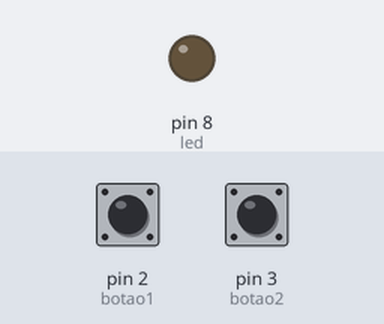
Bench run of a sketch on a simulated Arduino Uno, built with avr-gcc and run on an emulated ATmega328P. On the bench: output pins drawn as LEDs (lit = HIGH). Inputs (shaded band) come from the test bench; at power-on: pin 2 (botao1) HIGH, pin 3 (botao2) HIGH.

Above: at 1.2 s.
1.3 s: pin 2 (botao1) pulled LOW for 0.15 s
At 2.3 s:
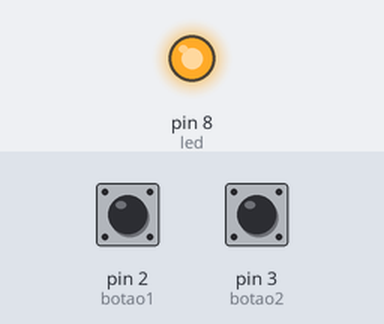
2.9 s: pin 2 (botao1) pulled LOW for 1 s
At 3.4 s:
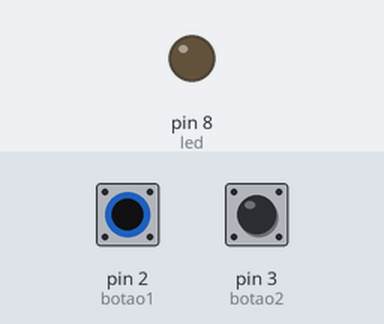
5.4 s: pin 2 (botao1) pulled LOW for 3.2 s
At 6.6 s:
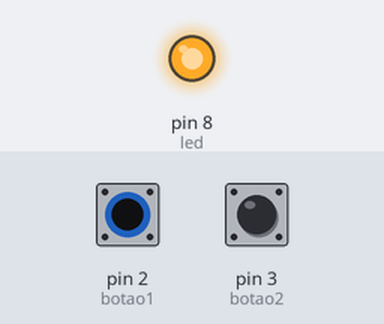
Timing chart, 0 to 8.4 s (numbered marks = the images above; inputs shaded):
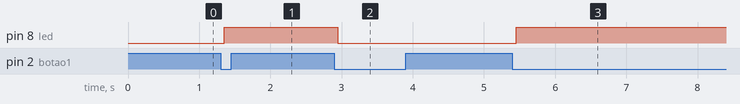

The sketch:

2.debounce.2botao.ino
```cpp
const int botao1 = 2;
const int botao2 = 3;
const int led = 8;
int estado_led = LOW;
int estado_botao1;                // variavek pra comparação e fazer o tempo do debounce
int estado_botao2;
int ultimo_estado_botao1 = HIGH;  // primiero valor do botao (que vai ser high pq ele tem pullupp interno)
int ultimo_estado_botao2 = HIGH;
unsigned long tempo_debounce1 = 0;
unsigned long tempo_debounce2 = 0;
unsigned long atraso = 50;


void setup() {
  pinMode(botao1, INPUT_PULLUP);
  pinMode(botao2, INPUT_PULLUP);
  pinMode(led, OUTPUT);
  digitalWrite(led, estado_led);  // mesma coisa que colocar como low
}

void loop() {
  int leitura1 = digitalRead(botao1);      // a variavel leitura vai guardar o valor lido pelo botao
  int leitura2 = digitalRead(botao2);

  if (leitura1 != ultimo_estado_botao1) {  // se o valor de leitura for diferente do ultimo estado do botao (no caso high)
                                        // a variavel tempo_debounce vai guardar
    tempo_debounce1 = millis();
  }

  if ((millis() - tempo_debounce1) > atraso) {  //se der maior que os 50 ms do debounce executa o que ta dentro do if
    if (leitura1 != estado_botao1) {
      estado_botao1 = leitura1;
      if (estado_botao1 == LOW) {
        estado_led = !estado_led;  // mesma coisa que ligar por digita write (acho eu )
      }
    }
  }

  if (leitura2 != ultimo_estado_botao2) {  // se o valor de leitura for diferente do ultimo estado do botao (no caso high)
                                        // a variavel tempo_debounce vai guardar
    tempo_debounce2 = millis();
  }

  if ((millis() - tempo_debounce2) > atraso) {  //se der maior que os 50 ms do debounce executa o que ta dentro do if
    if (leitura2 != estado_botao2) {
      estado_botao2 = leitura2;
      if (estado_botao2 == LOW) {
        estado_led = !estado_led;  // mesma coisa que ligar por digita write (acho eu )
      }
    }
  }
  digitalWrite(led, estado_led); // vai salvar o valor do botão como low pra proxima vez que for apertar ele desligar o led
  ultimo_estado_botao1 = leitura1;
  ultimo_estado_botao2 = leitura2;
}
```

Measured:
- after the input at 1.3 s, pin 8 (led): LOW → HIGH after 0.05 s
- after the input at 2.9 s, pin 8 (led): HIGH → LOW after 0.05 s
- after the input at 5.4 s, pin 8 (led): LOW → HIGH after 0.05 s
